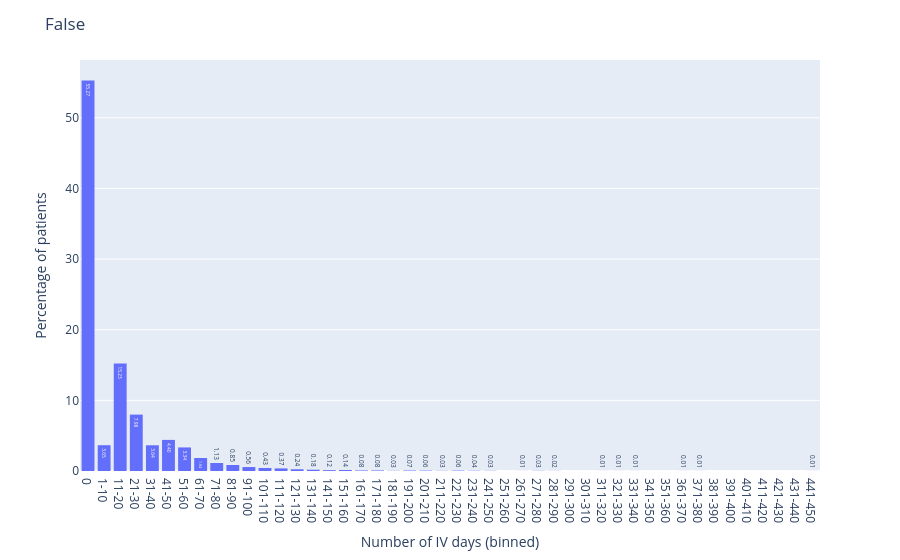

Notebook cell for this chart:
### Code cell
import plotly.express as px
import numpy as np

fig = vh.plot_IV_days_hist(df, 'IV days', False)
fig.show()

### Figure 1 — Plotly figure (JSON) as saved in the notebook; plotly's stock layout.template omitted (floating-point values rounded to 4 significant figures; data arrays with more than 128 entries replaced by an {"elided": "..."} marker saying what was removed)
{"data": [{"alignmentgroup": "True", "bingroup": "x", "histnorm": "percent", "hovertemplate": "Number of IV days (binned)=%{x}<br>percent=%{y}<extra></extra>", "legendgroup": "", "marker": {"color": "#636efa", "pattern": {"shape": ""}}, "name": "", "offsetgroup": "", "orientation": "v", "showlegend": false, "textangle": 90, "texttemplate": "%{value:.2f}", "type": "histogram", "x": {"elided": "9847 str values"}, "xaxis": "x", "yaxis": "y"}], "layout": {"barmode": "relative", "legend": {"tracegroupgap": 0}, "margin": {"t": 60}, "title": {"text": "False"}, "xaxis": {"anchor": "y", "categoryarray": ["0", "1-10", "11-20", "21-30", "31-40", "41-50", "51-60", "61-70", "71-80", "81-90", "91-100", "101-110", "111-120", "121-130", "131-140", "141-150", "151-160", "161-170", "171-180", "181-190", "191-200", "201-210", "211-220", "221-230", "231-240", "241-250", "251-260", "261-270", "271-280", "281-290", "291-300", "301-310", "311-320", "321-330", "331-340", "341-350", "351-360", "361-370", "371-380", "381-390", "391-400", "401-410", "411-420", "421-430", "431-440", "441-450"], "categoryorder": "array", "domain": [0, 1], "title": {"text": "Number of IV days (binned)"}, "type": "category"}, "yaxis": {"anchor": "x", "domain": [0, 1], "title": {"text": "Percentage of patients"}}}}
